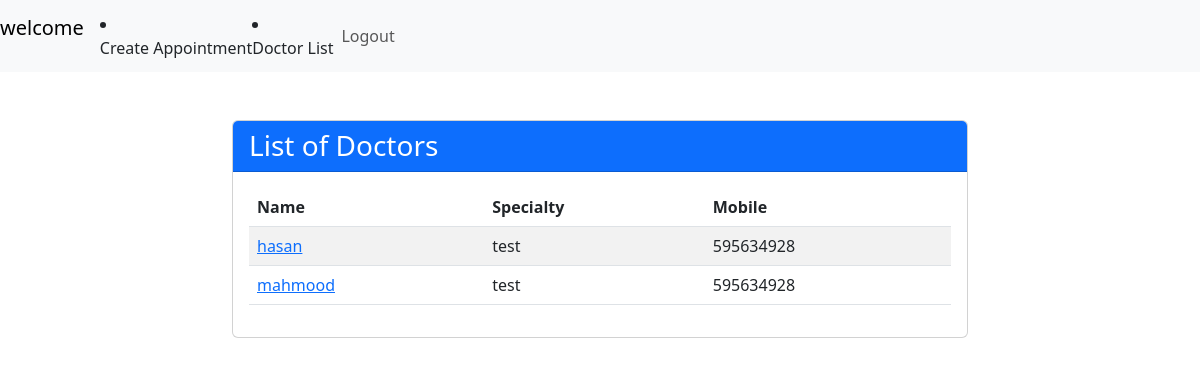
Page /Doctor-list/ on the earlier database version.
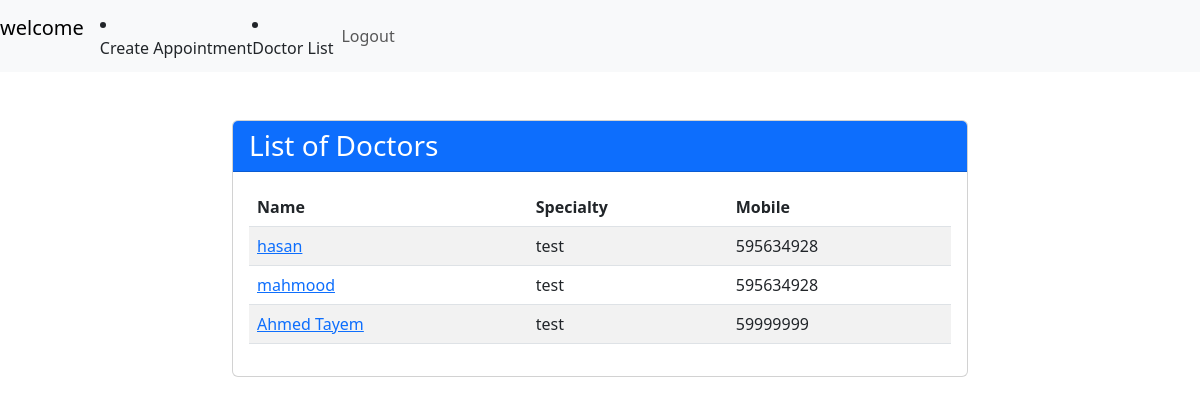
Same page on the later database version.
### appointments/models.py (models this page shows, shortened)
class Doctor(models.Model):
        name = models.CharField(max_length=50)
        mobile = models.IntegerField(null=True)
        specialty = models.CharField(max_length=50)

### appointments/views.py (the view)
class Doctorslistview(ListView):
    model = Doctor
    template_name = "index.html"
    login_url = reverse_lazy('login')

### appointments/templates/index.html
{% extends 'base.html' %}
{% block content %}
<div class="container mt-5">
    <div class="row justify-content-center">
        <div class="col-md-8">
            <div class="card">
                <div class="card-header bg-primary text-white">
                    <h3 class="card-title mb-0">List of Doctors</h3>
                </div>
                <div class="card-body">
                    <div class="table-responsive">
                        <table class="table table-striped table-hover">
                            <thead>
                                <tr>
                                        <th>Name</th>
                                    <th>Specialty</th>
                                    <th>Mobile</th>
                                </tr>
                            </thead>
                            <tbody>
                                {% for doctor in doctor_list %}
                                <tr>
                                    {% if user.is_superuser %}
                                   <td> <a href="{% url 'doctor-appointments' pk=doctor.pk %}">{{doctor.name}}</a></td>
                                   {%else%}
                                   <td> <a href="{% url 'Appoinment-create'%}">{{doctor.name}}</a></td>
                                   {% endif %}
                                    <td>{{doctor.specialty}}</td>
                                    <td>{{doctor.mobile}}</td>
                                </tr>
                                {% empty %}
                                <tr>
                                    <td colspan="3">No doctors found.</td>
                                </tr>
                                {% endfor %}
                            </tbody>
                        </table>
                    </div>
                </div>
            </div>
        </div>
    </div>
</div>
{%endblock%}

Differences in the rows shown:
added Doctor: name "Ahmed Tayem", specialty "test", mobile "59999999"
